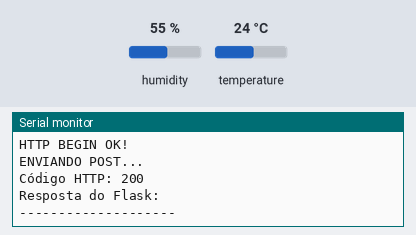
Recording of a program running on a simulated ESP32. Shown: the last lines printed to the serial monitor. The test bench sets the inputs (shaded band); at power-on: humidity 55 %, temperature 24 °C. WiFi joins after 1.5 s; servers stay silent unless stated; uploads are accepted with an empty reply.

Above: at 2.7 s.
2.8 s: humidity set to 22 %
At 6.89 s:
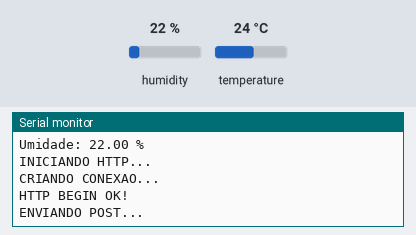
8.6 s: temperature set to 12 °C
At 13.6 s:
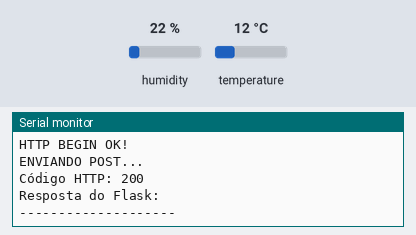
14.4 s: humidity set to 40 %
At 17.32 s:
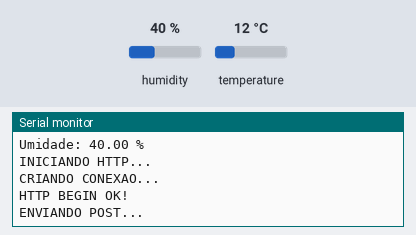
Timing chart, 0 to 18.8 s (numbered marks = the images above; inputs shaded):
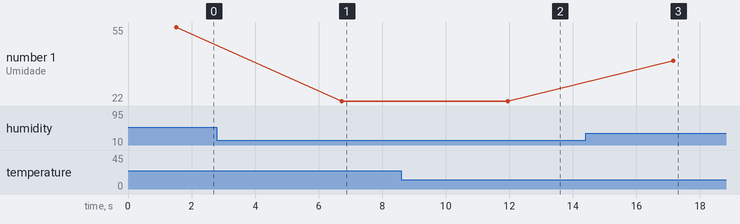

The program:

main.cpp
```cpp
#include <Arduino.h>
#include <WiFi.h>
#include <HTTPClient.h>
#include <DHTesp.h>

const char* ssid = "Wokwi-GUEST";
const char* password = "";

const char* servidor = "http://host.wokwi.internal:5000/dados";

DHTesp dht;
const int DHT_PIN = 15;

void setup() {
  Serial.begin(115200);

  dht.setup(DHT_PIN, DHTesp::DHT22);

  Serial.println("Conectando ao Wi-Fi...");

  WiFi.begin(ssid, password);

  while (WiFi.status() != WL_CONNECTED) {
    delay(500);
    Serial.print(".");
  }

  Serial.println();
  Serial.println("WI-FI OK!");

  Serial.print("IP: ");
  Serial.println(WiFi.localIP());
}

void loop() {

  TempAndHumidity dados = dht.getTempAndHumidity();

  float temperatura = dados.temperature;
  float umidade = dados.humidity;

  Serial.println("CHEGUEI NO HTTP");

  Serial.print("Temperatura: ");
  Serial.print(temperatura);
  Serial.println(" °C");

  Serial.print("Umidade: ");
  Serial.print(umidade);
  Serial.println(" %");

  if (WiFi.status() == WL_CONNECTED) {

    Serial.println("INICIANDO HTTP...");

    WiFiClient cliente;
    HTTPClient http;

    Serial.println("CRIANDO CONEXAO...");

    http.begin(cliente, servidor);

    Serial.println("HTTP BEGIN OK!");

    http.addHeader("Content-Type", "application/json");

    String json = "{";
    json += "\"temperatura\":" + String(temperatura, 2) + ",";
    json += "\"umidade\":" + String(umidade, 2);
    json += "}";

    Serial.println("ENVIANDO POST...");

    int codigo = http.POST(json);

    Serial.print("Código HTTP: ");
    Serial.println(codigo);

    Serial.println("Resposta do Flask:");
    Serial.println(http.getString());

    http.end();

  } else {

    Serial.println("Wi-Fi desconectado!");

  }

  Serial.println("--------------------");

  delay(5000);
}
```

Measured:
- after the input at 2.8 s, the serial monitor: prints a new line after 3.9 s (image 1)
- after the input at 8.6 s, the serial monitor: prints a new line after 3.3 s (image 2)
- after the input at 14.4 s, the serial monitor: prints a new line after 2.8 s (image 3)
- plotted number 1: 55 → 22 after the input at 2.8 s, 22 → 40 after the input at 14.4 s
